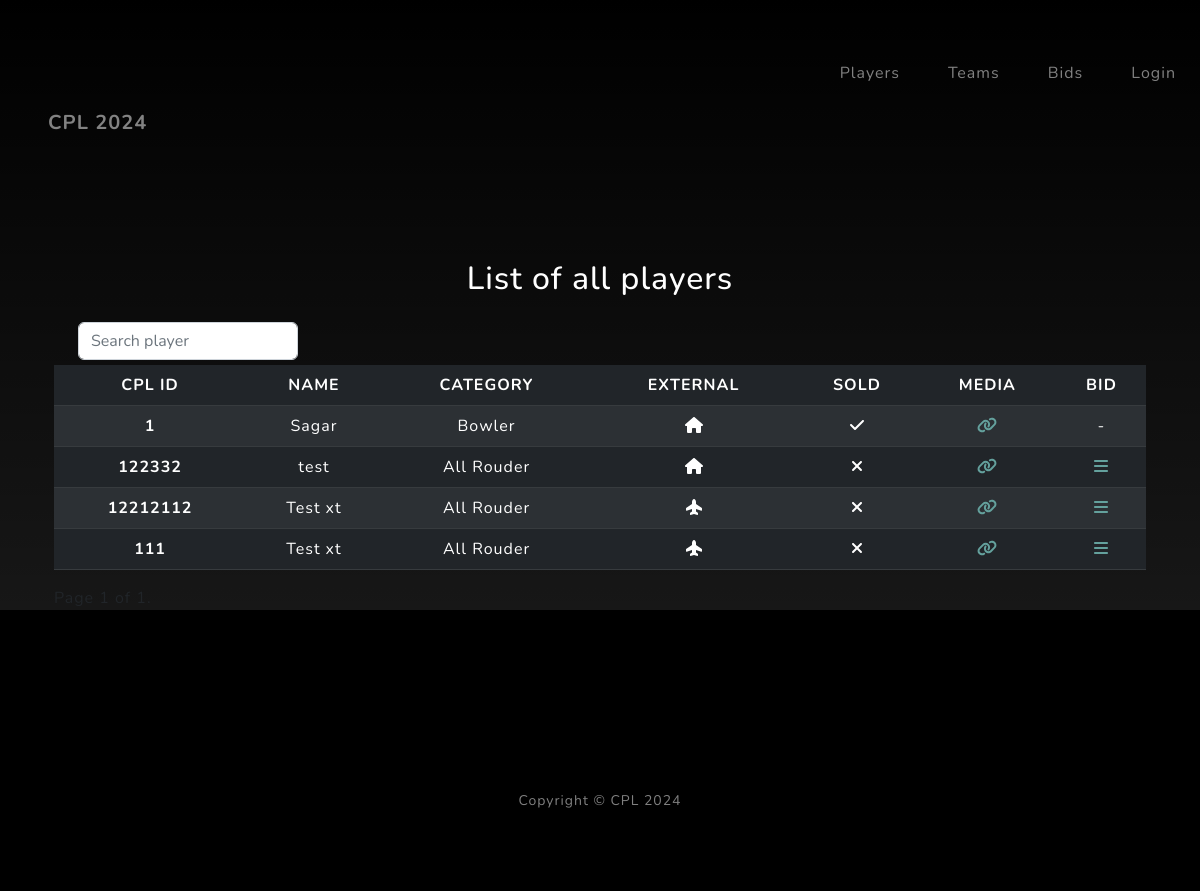
Page /players/?page=5 on the earlier database version.
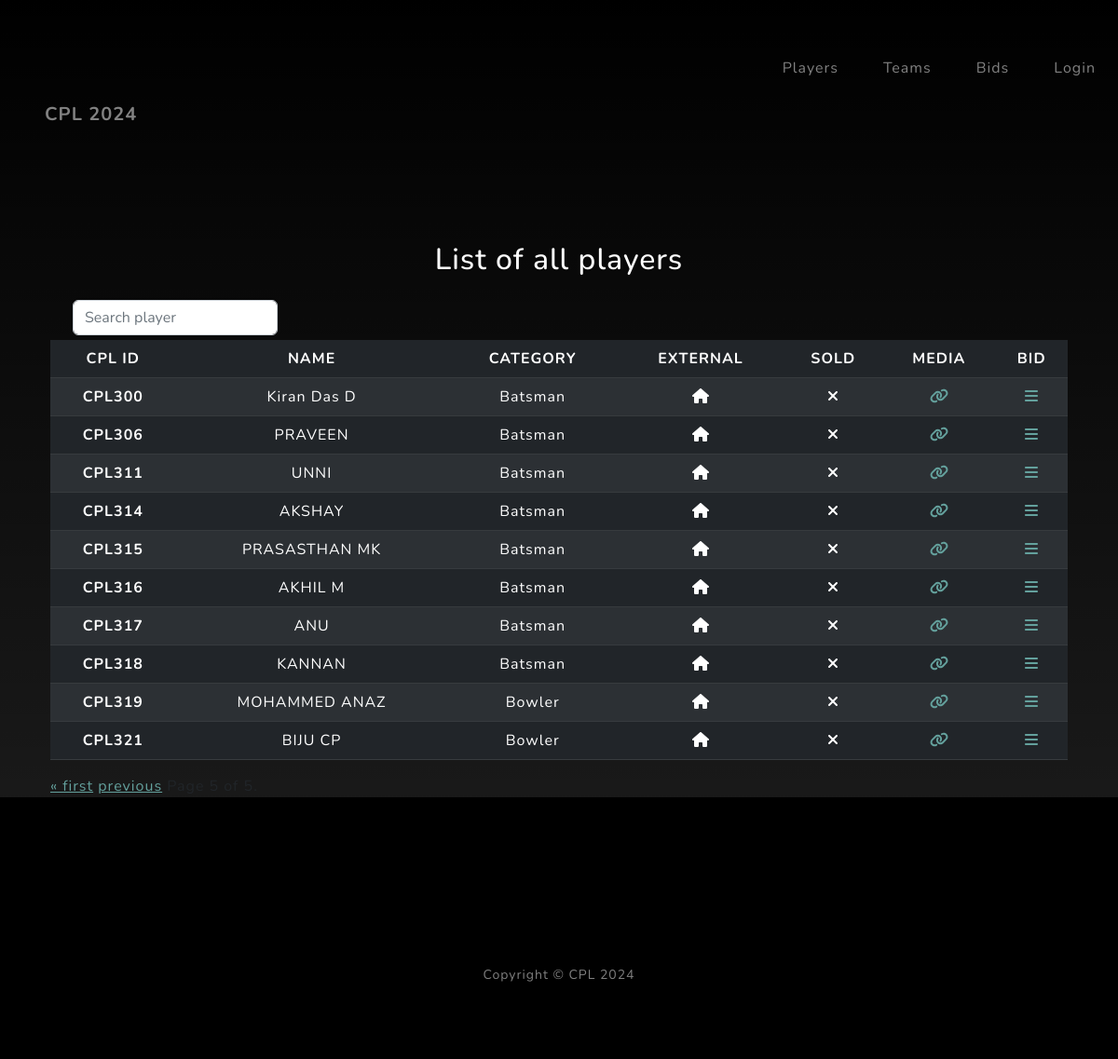
Same page on the later database version.
### cpl_backend/models.py (models this page shows, shortened)
class Player(models.Model):
    class Meta:
        db_table = "players"
    cpl_id = models.CharField(unique=True, max_length=100)
    name = models.CharField(max_length=100)
    type = models.CharField(choices=PLAYER_CHOICES, max_length=100)
    card = models.FileField(upload_to="players/card",  null=True, blank=True)
    photo = models.FileField(upload_to="players/photo", null=True, blank=True)
    basic_amount = models.DecimalField(default=0, decimal_places=2, max_digits=10)
    is_external = models.BooleanField()
    is_sold = models.BooleanField()
    created_at = models.DateField(auto_now=True)

### cpl_backend/views.py (the view)
# urls.py: path('players/', views.list_players, name="players"),
def list_players(request):
    try:
        players = Player.objects.all()
    except Exception as e:
        messages.error(request, f'An error occurred: {str(e)}')
    context = {
        "players": paginate(request=request, queryset=players),
        "title": "List of all players",
        "MEDIA_URL": settings.MEDIA_URL,
        "SITE_INFO": constants.SITE_INFO
        }
    return render(request, "pages/players.html", context)

### cpl_backend/views.py (called while the page is built)
def paginate(request, queryset):
    paginator = Paginator(queryset, 20)
    page = request.GET.get('page')
    try:
        items = paginator.page(page)
    except PageNotAnInteger:
        items = paginator.page(1)
    except EmptyPage:
        items = paginator.page(paginator.num_pages)
    return items

### cpl_backend/templates/pages/players.html (shortened to what this page needs)
{% extends "pages/base.html" %}
{% block content %}
<div class="input-group" style="margin-bottom: 5px;">
    <form action="{% url 'player_search' %}">
        <div class="form-outline">
            <input type="search" placeholder="Search player" name="search" class="form-control" />
            </div>
        </div>
</div>
<table class="table table-striped table-dark">
    <thead>
      <tr>
        <th scope="col">CPL ID</th>
        <th scope="col">NAME</th>
        <th scope="col">CATEGORY</th>
        <th scope="col">EXTERNAL</th>
        <th scope="col">SOLD</th>
        <th scope="col">MEDIA</th>
        <th scope="col">BID</th>
      </tr>
    </thead>
    <tbody>
    {% for player in players %}
      <tr>
        <th scope="row">{{ player.cpl_id }}</th>
        <td>{{ player.name }}</td>
        <td>{{ player.get_type_display }}</td>
        <td>
            {% if player.is_external %}
                <i class="fa-solid fa-plane-up"></i>
            {% else %}
                <i class="fa-solid fa-house"></i>
            {% endif %}
        </td>
        <td>
            {% if player.is_sold %}
            <i class="fa-solid fa-check"></i>
        {% else %}
            <i class="fa-solid fa-xmark"></i>
        {% endif %}
        </td>
        <td><a target = "_blank" href="{{ MEDIA_URL }}{{player.card }}">
                <i class="fa-solid fa-link"></i>
            </a>
        </td>
        <td>
            {% if player.is_sold %}
            -
        {% else %}
            <a href="/players/{{ player.id }}/bid">
                <i class="fa-solid fa-bars"></i>
            </a>
        {% endif %}
        </td>
      </tr>
      {% endfor %}
    </tbody>
  </table>
  <div class="pagination">
    <span class="step-links">
        {% if players.has_previous %}
            <a href="?page=1">&laquo; first</a>
            <a href="?page={{ players.previous_page_number }}">previous</a>
        {% endif %}
        <span class="current">
        </span>
    </span>
</div>
{% endblock %}

Differences in the rows shown:
no longer on this page (row edited): Player: cpl_id "1", name "Sagar", type "Bowler", is_external False (drawn), is_sold True (drawn)
no longer on this page (row edited): Player: cpl_id "122332", name "test", type "All Rouder", is_external False (drawn), is_sold False (drawn)
no longer on this page (row edited): Player: cpl_id "12212112", name "Test xt", type "All Rouder", is_external True (drawn), is_sold False (drawn)
no longer on this page (row edited): Player: cpl_id "111", name "Test xt", type "All Rouder", is_external True (drawn), is_sold False (drawn)
added Player: cpl_id "CPL300", name "Kiran Das D", type "Batsman", is_external False (drawn), is_sold False (drawn)
added Player: cpl_id "CPL306", name "PRAVEEN", type "Batsman", is_external False (drawn), is_sold False (drawn)
added Player: cpl_id "CPL311", name "UNNI", type "Batsman", is_external False (drawn), is_sold False (drawn)
added Player: cpl_id "CPL314", name "AKSHAY", type "Batsman", is_external False (drawn), is_sold False (drawn)
added Player: cpl_id "CPL315", name "PRASASTHAN MK", type "Batsman", is_external False (drawn), is_sold False (drawn)
added Player: cpl_id "CPL316", name "AKHIL M", type "Batsman", is_external False (drawn), is_sold False (drawn)
added Player: cpl_id "CPL317", name "ANU", type "Batsman", is_external False (drawn), is_sold False (drawn)
added Player: cpl_id "CPL318", name "KANNAN", type "Batsman", is_external False (drawn), is_sold False (drawn)
added Player: cpl_id "CPL319", name "MOHAMMED ANAZ", type "Bowler", is_external False (drawn), is_sold False (drawn)
added Player: cpl_id "CPL321", name "BIJU CP", type "Bowler", is_external False (drawn), is_sold False (drawn)
Other differences:
text now shown: "« first previous"
